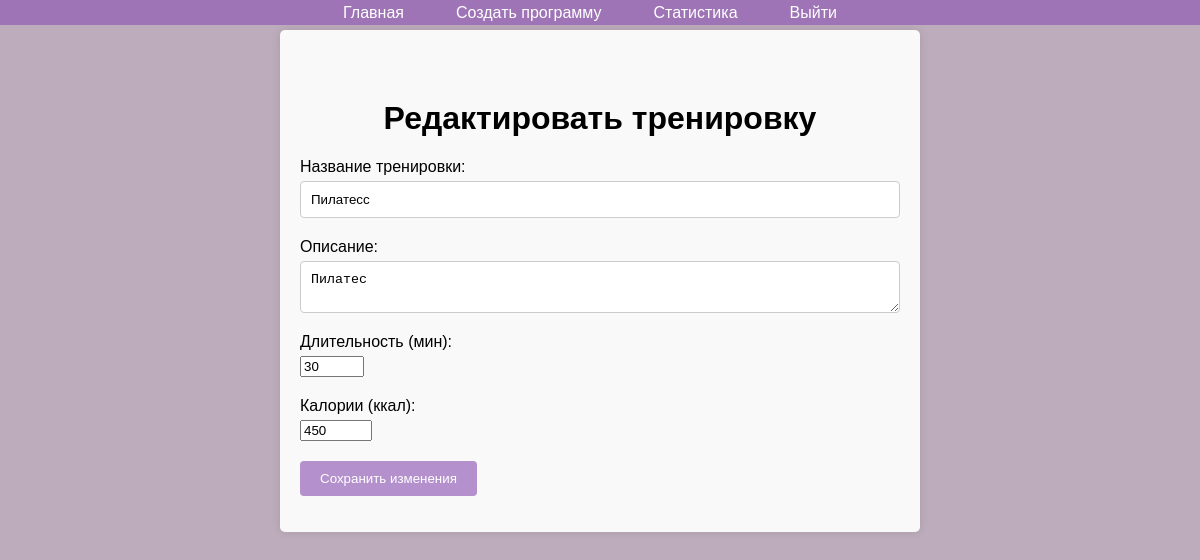
The page /edit_training.php?id=4 (signed in) on the database its author committed.
### tables this page shows
CREATE TABLE `training_programs` (
  `id` int(11) NOT NULL AUTO_INCREMENT,
  `name` varchar(255) DEFAULT NULL,
  `description` text DEFAULT NULL,
  `duration` int(11) DEFAULT NULL,
  `calories_burned` int(11) DEFAULT NULL,
  `training_name` varchar(255) DEFAULT NULL,
  `training_type_id` int(11) DEFAULT NULL,
  `created_by` int(11) DEFAULT NULL,
  `created_at` timestamp NOT NULL DEFAULT current_timestamp(),
  `status` enum('pending','approved','rejected') DEFAULT 'pending',
  PRIMARY KEY (`id`),
  KEY `training_type_id` (`training_type_id`),
  KEY `created_by` (`created_by`),
  CONSTRAINT `training_programs_ibfk_1` FOREIGN KEY (`training_type_id`) REFERENCES `training_types` (`id`) ON DELETE SET NULL,
  CONSTRAINT `training_programs_ibfk_2` FOREIGN KEY (`created_by`) REFERENCES `users` (`id`) ON DELETE CASCADE
);

### edit_training.php (the view, shortened to what this page needs)
<?php
include 'navbar.php';
$user_id = $_SESSION['user_id'];
$training_id = $_GET['id'];
$stmt = $conn->prepare("SELECT * FROM training_programs WHERE id = ? AND created_by = ?");
$stmt->bind_param("ii", $training_id, $user_id);
$stmt->execute();
$training = $stmt->get_result()->fetch_assoc();
?>
<!DOCTYPE html>
<html lang="ru">
<head>
</head>
<body>
<div class="container">
    <h1>Редактировать тренировку</h1>
    <form method="POST" action="">
        <div class="form-group">
            <label for="name">Название тренировки:</label>
            <input type="text" id="name" name="name" value="<?php echo htmlspecialchars($training['name']); ?>" required>
        </div>
        <div class="form-group">
            <label for="description">Описание:</label>
            <textarea id="description" name="description" required><?php echo htmlspecialchars($training['description']); ?></textarea>
        </div>
        <div class="form-group">
            <label for="duration">Длительность (мин):</label>
            <input type="number" id="duration" min="5" max="120" name="duration" value="<?php echo htmlspecialchars($training['duration']); ?>" required>
        </div>
        <div class="form-group">
            <label for="calories_burned">Калории (ккал):</label>
            <input type="number" id="calories_burned" min ="10" max="1000" name="calories_burned" value="<?php echo htmlspecialchars($training['calories_burned']); ?>" required>
        </div>
        <button type="submit" name="update_training" class="btn-submit">Сохранить изменения</button>
    </form>
</div>
</body>
</html>

### navbar.php (style rules this page uses)
body { margin: 0; padding-top: 50px; }

### edit_training.php (style rules this page uses)
body { font-family: Arial, sans-serif; background-color: #bdacbb; margin: 0; padding: 0; display: flex; flex-direction: column; align-items: center; }
h1 { margin-top: 50px; text-align: center; }
.container { width: 80%; max-width: 600px; padding: 20px; background-color: #f9f9f9; border-radius: 5px; box-shadow: 0 0 10px rgba(0, 0, 0, 0.1); margin-top: 30px; }
.form-group { margin-bottom: 20px; }
label { display: block; margin-bottom: 5px; }
input[type="text"], textarea { width: 100%; padding: 10px; border: 1px solid #ccc; border-radius: 4px; }
.btn-submit { padding: 10px 20px; background-color: rgba(139, 83, 179, 0.62); color: white; border: none; border-radius: 4px; cursor: pointer; }

### rows shown on the page
training_programs: name "Пилатесс", description "Пилатес", duration "30", calories_burned "450"
